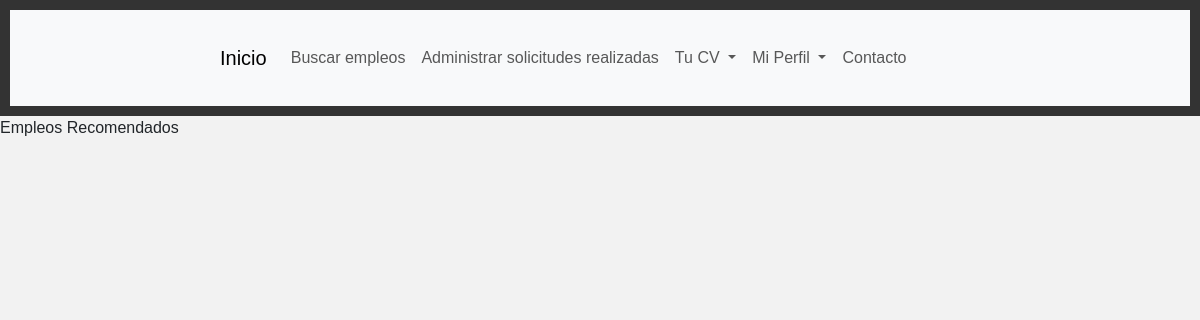
/App_curriculums/Home/ (signed in), run on an earlier commit of the app's database.
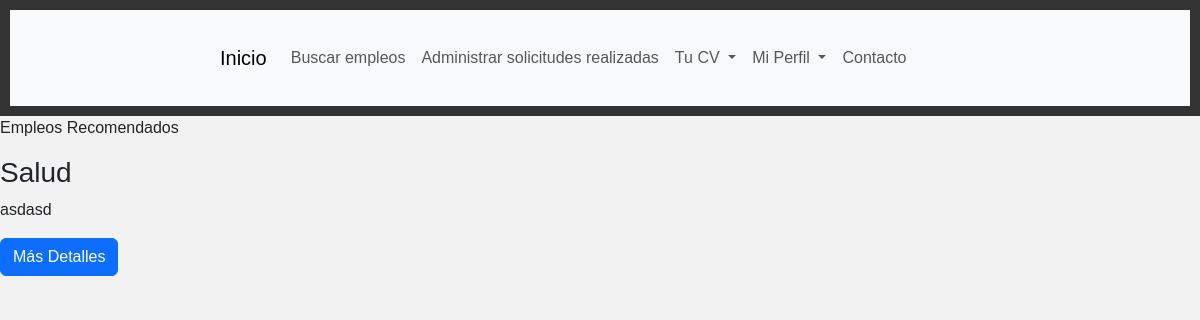
And on a later commit of the database.
### App_curriculums/models.py (models this page shows)
class Trabajos(models.Model):
    id = models.AutoField(primary_key=True, null=False, unique=True)
    publicador = models.ForeignKey(Usuarios, on_delete=models.CASCADE, to_field='nombre_usu')
    area = models.CharField(max_length=254,blank=True,null=False,default='Area no especificada')
    tipo_trabajo = models.CharField(max_length=54,blank=True,null=True,default='No especificado')
    tipo_contrato = models.CharField(max_length=54,blank=True,null=True,default='No especificado')
    titulo = models.CharField(max_length=54,blank=True,null=False,default='No especificado')
    descripcion = models.TextField(null=False,blank=True,default='Sin descripcion')
    requisitos = models.CharField(max_length=254,null=False,blank=True,default='Sin requisitos')
    ubicacion = models.CharField(max_length=254,null=False,blank=False,default='Falta espesificar ubicacion')
    fecha_publicacion = models.DateTimeField(null=False,blank=False,default=timezone.now)
    fecha_limite = models.DateTimeField(null=True,blank=True)
    remoto = models.CharField(max_length=2,blank=False,null=False,default='NA')
    sueldo = models.IntegerField(null=True,blank=True)
    deleted_at = models.DateTimeField(null=True, blank=True)

### App_curriculums/views.py (the view)
# urls.py: path('/Home/', views.Home_page, name = 'Home_page'),
def Home_page(request):
    try:
        nombre_usu = request.session.get('nombre_usu')
        usuario = Usuarios.objects.get(nombre_usu=nombre_usu)
        curriculum = Curriculums.objects.get(nombre_usu=usuario)
        empleado_area = curriculum.area
        trabajos_recomendados = Trabajos.objects.filter(area=empleado_area)
    except:
        trabajos_recomendados = ''
    return render(request, 'html/Home.html', {'trabajos_recomendados': trabajos_recomendados})

### App_curriculums/templates/html/Home.html (shortened to what this page needs)
{% load static %}
<!DOCTYPE html>
<html lang="es">
<head>
    <link rel="stylesheet" href="https://cdn.jsdelivr.net/npm/bootstrap@5.3.0/dist/css/bootstrap.min.css">
    <link rel="stylesheet" href="{% static 'App_curriculums/css/Home.css' %}">
</head>
<body>
    <header>
        <nav class="navbar navbar-expand-lg navbar-light bg-light">
            <div class="container">
                <a class="navbar-brand" href="#">Inicio</a>
                <div class="collapse navbar-collapse" id="navbarNav">
                    <ul class="navbar-nav ml-auto">
                        {%if request.session.rol_usu == 0%}
                        <li class="nav-item">
                            <a class="nav-link" href="{% url 'Listado_trabajos' %}">Buscar empleos</a>
                        </li>
                        <li class="nav-item">
                            <a class="nav-link" href="{% url 'Mis_aplicaciones' %}">Administrar solicitudes realizadas</a>
                        </li>
                        {%endif%}
                        <li class="nav-item dropdown">
                            {% if request.session.rol_usu == 0 %}
                            <li class="nav-item dropdown">
                                <a class="nav-link dropdown-toggle" href="#" id="menuEmpleadoDropdown" role="button" data-bs-toggle="dropdown" aria-haspopup="true" aria-expanded="false">
                                    Tu CV
                                </a>
                            </li>
                            {% endif %}
                        </li>
                        <li class="nav-item dropdown">
                            {% if request.session.rol_usu == 0 %}
                            <a class="nav-link dropdown-toggle" href="#" id="perfilDropdown" role="button" data-bs-toggle="dropdown" aria-haspopup="true" aria-expanded="false">
                                Mi Perfil
                            </a>
                            {% endif %}
                        </li>
                        <li class="nav-item">
                            <a class="nav-link" href="#">Contacto</a>
                        </li>
                    </ul>
                </div>
            </div>
        </nav>
    </header>
    {% if request.session.rol_usu == 0 %}
    <p>Empleos Recomendados</p>
    {% for trabajo in trabajos_recomendados %}
    <div>
        <h3>{{ trabajo.titulo }}</h3>
        <p>{{ trabajo.descripcion }}</p>
        <a href="{% url 'detalle_trabajo' trabajo_id=trabajo.id%}" class="btn btn-primary">Más Detalles</a>
    </div>
    {% endfor %}
    {% elif request.session.rol_usu == 1 %}
        <p>Contenido para empleadores</p>
    {%else %}
    <div class="container">
        <h1>Bienvenido a la Página de Empleos</h1>
        <p class="description">Encuentra tu próximo trabajo o publica una oferta laboral. ¡Comienza tu búsqueda hoy!</p>
    </div>
    {% endif %}
</body>
</html>

What changed in the data, as far as the page shows it:
added Trabajos: titulo "Salud", descripcion "asdasd"
